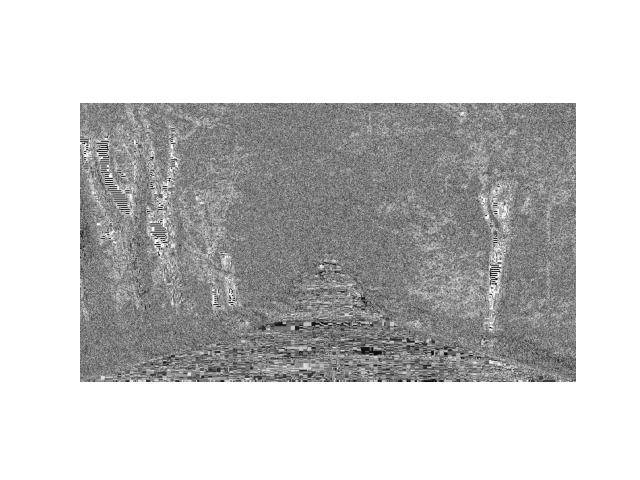

Source code (Python):
import numpy as np
from numba import njit
import matplotlib.pyplot as plt
from matplotlib.image import imread
from skimage.transform import resize

# Load the images
image1_path = 'highest_reso.jpeg'  
image2_path = 'high_reso.jpg'  
image1 = imread(image1_path)
image2 = imread(image2_path)

if image1.ndim == 3:
    image1 = (0.333333 * (image1[:, :, 0] + image1[:, :, 1] + image1[:, :, 2])) * 255
    image1 = image1.astype(np.uint8)

if image2.ndim == 3:
    image2 = (0.333333 * (image2[:, :, 0] + image2[:, :, 1] + image2[:, :, 2])) * 255
    image2 = image2.astype(np.uint8)

# Resize image2 to match image1
image2 = resize(image2, image1.shape, anti_aliasing=True, mode='reflect')

blend_factor = 0.5
 
@njit
def blend_images(img1, img2, factor):
    blended_img = np.zeros(img1.shape, dtype=np.uint8)
    for i in range(img1.shape[0]):
        for j in range(img1.shape[1]):
            value = img1[i, j] * factor + img2[i, j] * (1 - factor)
            # Manual clipping
            if value < 0:
                blended_img[i, j] = 0
            elif value > 255:
                blended_img[i, j] = 255
            else:
                blended_img[i, j] = value
    return blended_img


# Blend the images
blended_image = blend_images(image1, image2, blend_factor)

plt.imshow(blended_image, cmap='gray')
plt.axis('off')  # Hide axes
plt.show()
